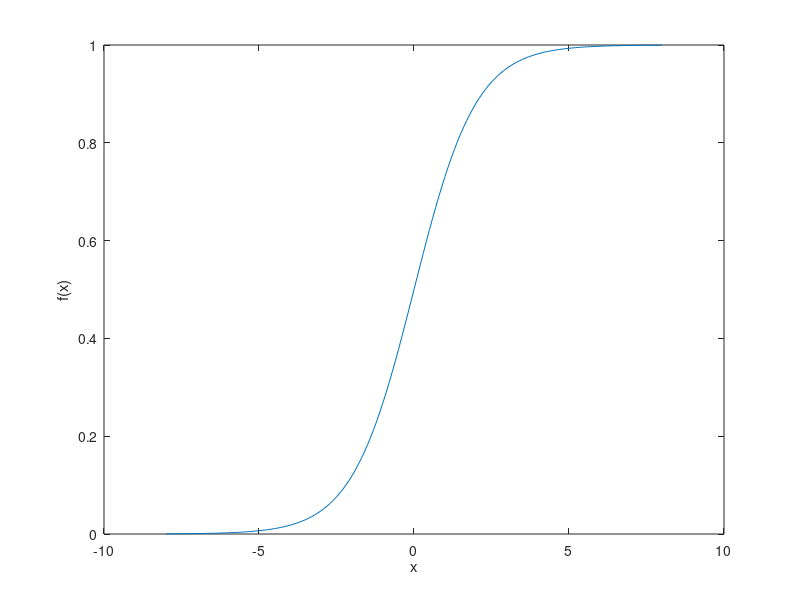
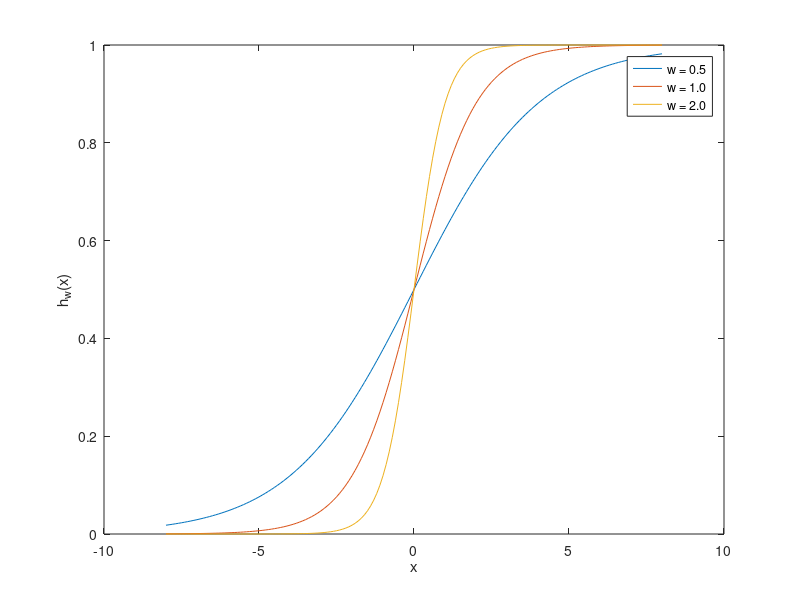
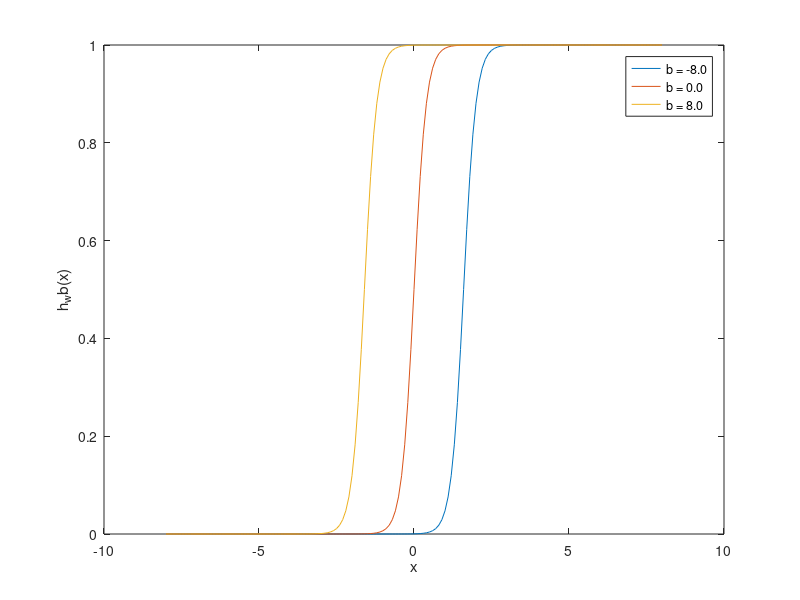

These figures' MATLAB source, in order:
% Start of script
%-------------------------------------------------------------------------%
close all;  clear all; clc; 

% Simulate
%-------------------------------------------------------------------------%   
% neuron
x = (-8:0.1:8);
f = 1 ./ (1 + exp(-x));
figure;
plot(x, f)
xlabel('x')
ylabel('f(x)')
% savefig('sigmoid.png')

% adjusting the weights
w = [0.5,1.0,2.0];
l1 = 'w = 0.5';
l2 = 'w = 1.0';
l3 = 'w = 2.0';
figure;
for i=1:3
	f = 1 ./ (1 + exp(-x.*w(i)));
	plot(x, f);
    hold on
end
xlabel('x')
ylabel('h_w(x)')
legend(l1,l2,l3)
% savefig('Weight-adjustment-example.png')

% Effect of Bias
w = 5.0;
b = [-8.0,0.0,8.0];
l1 = 'b = -8.0';
l2 = 'b = 0.0';
l3 = 'b = 8.0';
figure;
for i=1:3
	f = 1 ./ (1 + exp(-(x*w+b(i))));
	plot(x, f);
    hold on
end
xlabel('x')
ylabel('h_wb(x)')
legend(l1,l2,l3)
% savefig('Bias-adjustment-example.png')